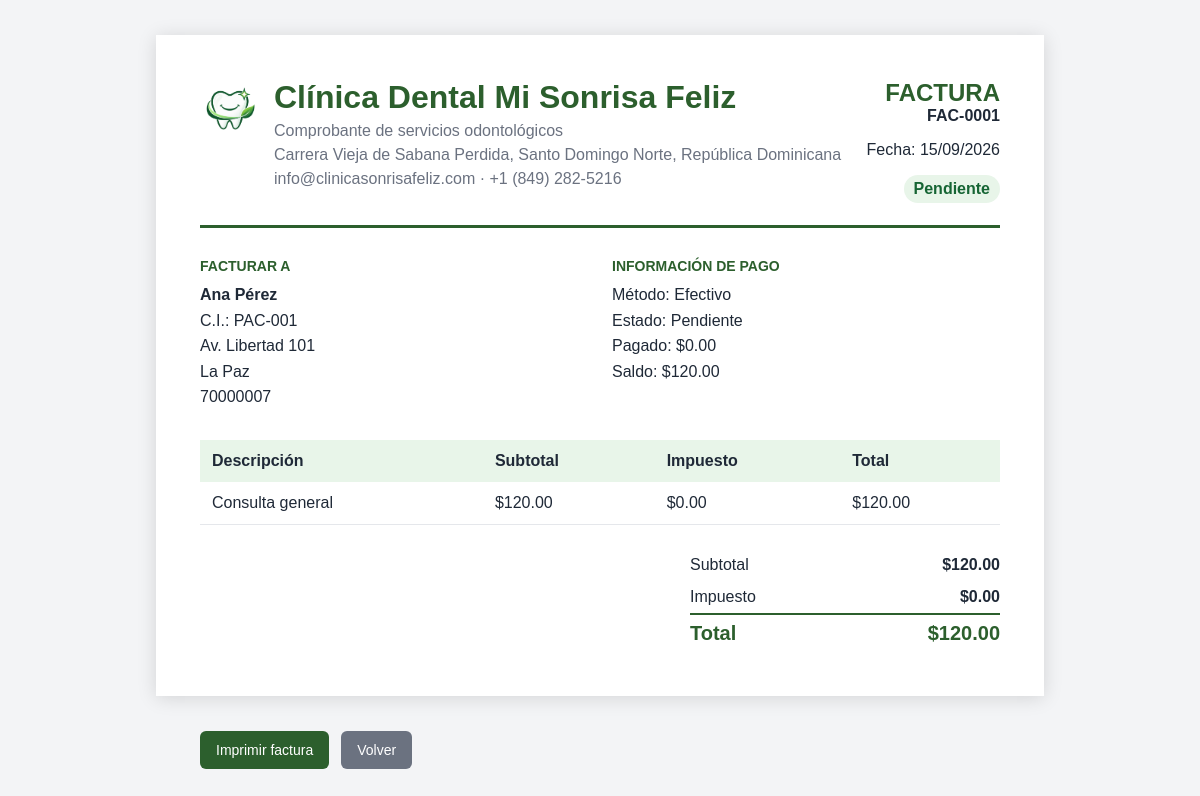
Screenshot of /pages/factura_imprimir.php?id=1 (signed in) with the database file from the repository.
### tables this page shows
CREATE TABLE IF NOT EXISTS facturacion (
 id_factura INT AUTO_INCREMENT PRIMARY KEY, id_paciente INT NOT NULL, id_consulta INT NULL,
 numero_factura VARCHAR(50) NOT NULL UNIQUE, fecha_factura DATE NOT NULL,
 descripcion_servicios TEXT NOT NULL, subtotal DECIMAL(10,2) NOT NULL, impuesto DECIMAL(10,2) NOT NULL DEFAULT 0,
 total DECIMAL(10,2) NOT NULL, metodo_pago ENUM('efectivo','tarjeta','transferencia','cheque') DEFAULT 'efectivo',
 estado_factura ENUM('pagada','pendiente','anulada') DEFAULT 'pendiente', notas TEXT,
 CONSTRAINT fk_factura_paciente FOREIGN KEY(id_paciente) REFERENCES pacientes(id_paciente),
 CONSTRAINT fk_factura_consulta FOREIGN KEY(id_consulta) REFERENCES consultas(id_consulta) ON DELETE SET NULL
);

CREATE TABLE IF NOT EXISTS pacientes (
 id_paciente INT AUTO_INCREMENT PRIMARY KEY, id_usuario INT UNIQUE,
 nombre VARCHAR(100) NOT NULL DEFAULT '', apellido VARCHAR(100) NOT NULL DEFAULT '', fecha_nacimiento DATE NOT NULL DEFAULT '1900-01-01',
 sexo ENUM('masculino','femenino','otro','prefiere_no_decir') NOT NULL DEFAULT 'prefiere_no_decir',
 genero ENUM('masculino','femenino','otro') NULL,
 cedula VARCHAR(25) UNIQUE, telefono VARCHAR(25), email VARCHAR(120), direccion VARCHAR(255),
 ciudad VARCHAR(100), codigo_postal VARCHAR(15), estado_civil ENUM('soltero','casado','divorciado','viudo') NULL, tipo_sangre VARCHAR(5), alergias TEXT,
 enfermedades_cronicas TEXT, contacto_emergencia VARCHAR(150), telefono_emergencia VARCHAR(25),
 observaciones TEXT, estado ENUM('activo','inactivo') DEFAULT 'activo',
 fecha_creacion TIMESTAMP DEFAULT CURRENT_TIMESTAMP, fecha_actualizacion TIMESTAMP DEFAULT CURRENT_TIMESTAMP ON UPDATE CURRENT_TIMESTAMP,
 CONSTRAINT fk_paciente_usuario FOREIGN KEY(id_usuario) REFERENCES usuarios(id_usuario) ON DELETE SET NULL
);

### config/config.php (called while the page is built, shortened)
<?php
function displayText($value): string {
    $text = (string) ($value ?? '');
    return htmlspecialchars($text, ENT_QUOTES | ENT_SUBSTITUTE, 'UTF-8');
}
?>

### config/database.php (called while the page is built, shortened)
<?php
function executeQuery($sql, $params = []) {
    $conn = $GLOBALS['db_connection'];
    if (!empty($params)) {
        $stmt = $conn->prepare($sql);
        $types = '';
        foreach ($params as $param) {
            if (is_int($param)) {
                $types .= 'i';
            } elseif (is_float($param)) {
                $types .= 'd';
            } else {
                $types .= 's';
            }
        }
        $stmt->bind_param($types, ...$params);
        if (!$stmt->execute()) {
            throw new Exception("Execute failed: " . $stmt->error);
        }
        return $stmt;
    } else {
        $result = $conn->query($sql);
        if (!$result) {
            throw new Exception("Query failed: " . $conn->error);
        }
        return $result;
    }
}
function getRecord($sql, $params = []) {
    try {
        $result = executeQuery($sql, $params);
        if ($result instanceof mysqli_stmt) {
            $result = $result->get_result();
        }
        return $result->fetch_assoc();
    } catch (Exception $e) {
        error_log("Database Error: " . $e->getMessage());
        return null;
    }
}
?>

### pages/factura_imprimir.php (the view, shortened to what this page needs)
<?php
require_once __DIR__ . '/../config/database.php';
require_once __DIR__ . '/../config/config.php';
$invoiceId = isset($_GET['id']) ? (int)$_GET['id'] : 0;
$where = 'f.id_factura = ?'; $params = [$invoiceId];
$invoice = getRecord("SELECT f.*, p.nombre paciente_nombre, p.apellido paciente_apellido, p.cedula paciente_cedula,
    p.direccion, p.ciudad, p.telefono, COALESCE(SUM(h.monto_pago), 0) total_pagado
    FROM facturacion f JOIN pacientes p ON p.id_paciente=f.id_paciente
    LEFT JOIN historial_facturacion h ON h.id_factura=f.id_factura AND h.estado_pago='confirmado'
    WHERE $where GROUP BY f.id_factura", $params);
$amountDue = max(0, (float)$invoice['total'] - (float)$invoice['total_pagado']);
function invoiceValue($value) { return displayText($value ?? '—'); }
?>
<!doctype html><html lang="es"><head><meta charset="UTF-8"><meta name="viewport" content="width=device-width,initial-scale=1.0"><title>Factura <?=invoiceValue($invoice['numero_factura'])?></title>
</head><body>
<main class="invoice"><header class="head"><div class="brand"><img class="brand-logo" src="<?= ASSETS_URL ?>/images/logo-mi-sonrisa-feliz.png?v=<?= filemtime(BASE_PATH . 'assets/images/logo-mi-sonrisa-feliz.png') ?>" alt="Logo de Mi Sonrisa Feliz"><div><h1>Clínica Dental Mi Sonrisa Feliz</h1><p>Comprobante de servicios odontológicos</p><p><?=invoiceValue(CLINIC_ADDRESS)?></p><p><?=invoiceValue(CLINIC_EMAIL)?> · <?=invoiceValue(CLINIC_PHONE)?></p></div></div><div class="number"><h2>FACTURA</h2><strong><?=invoiceValue($invoice['numero_factura'])?></strong><p>Fecha: <?=date('d/m/Y', strtotime($invoice['fecha_factura']))?></p><span class="status"><?=invoiceValue(ucfirst($invoice['estado_factura']))?></span></div></header>
<section class="details"><div><h3>Facturar a</h3><p><strong><?=invoiceValue($invoice['paciente_nombre'].' '.$invoice['paciente_apellido'])?></strong><br>C.I.: <?=invoiceValue($invoice['paciente_cedula'])?><br><?=invoiceValue($invoice['direccion'])?><br><?=invoiceValue($invoice['ciudad'])?><br><?=invoiceValue($invoice['telefono'])?></p></div><div><h3>Información de pago</h3><p>Método: <?=invoiceValue(ucfirst($invoice['metodo_pago']))?><br>Estado: <?=invoiceValue(ucfirst($invoice['estado_factura']))?><br>Pagado: $<?=number_format((float)$invoice['total_pagado'], 2)?><br>Saldo: $<?=number_format($amountDue, 2)?></p></div></section>
<table class="table"><thead><tr><th>Descripción</th><th>Subtotal</th><th>Impuesto</th><th>Total</th></tr></thead><tbody><tr><td><?=nl2br(invoiceValue($invoice['descripcion_servicios']))?></td><td>$<?=number_format((float)$invoice['subtotal'],2)?></td><td>$<?=number_format((float)$invoice['impuesto'],2)?></td><td>$<?=number_format((float)$invoice['total'],2)?></td></tr></tbody></table>
<section class="totals"><div><span>Subtotal</span><strong>$<?=number_format((float)$invoice['subtotal'],2)?></strong></div><div><span>Impuesto</span><strong>$<?=number_format((float)$invoice['impuesto'],2)?></strong></div><div class="grand"><span>Total</span><span>$<?=number_format((float)$invoice['total'],2)?></span></div></section><?php if($invoice['notas']):?><p><strong>Notas:</strong> <?=invoiceValue($invoice['notas'])?></p><?php endif;?></main>
<div class="actions"><button class="btn" onclick="window.print()">Imprimir factura</button><button class="btn secondary" onclick="history.back()">Volver</button></div>
</body></html>

### pages/factura_imprimir.php (style rules this page uses)
body { font-family:Arial,sans-serif;color:#1f2937;background:#f3f4f6;margin:0 }
.invoice { max-width:800px;margin:35px auto;background:#fff;padding:44px;box-shadow:0 2px 18px #0002 }
.head { display:flex;justify-content:space-between;border-bottom:3px solid #2c5f2d;padding-bottom:22px }
.brand { display:flex;align-items:flex-start;gap:14px }
.brand-logo { width:60px;height:60px;object-fit:contain;flex:0 0 auto }
.brand h1 { color:#2c5f2d;margin:0 }
.brand p { color:#6b7280;margin:6px 0 }
.number { text-align:right }
.number h2 { margin:0;color:#2c5f2d }
.details { display:grid;grid-template-columns:1fr 1fr;gap:24px;margin:30px 0 }
.details h3 { font-size:14px;text-transform:uppercase;color:#2c5f2d;margin:0 0 8px }
.details p { line-height:1.6;margin:0 }
.table { width:100%;border-collapse:collapse;margin-top:20px }
.table th { background:#e8f5e9;text-align:left;padding:12px }
.table td { padding:12px;border-bottom:1px solid #e5e7eb }
.totals { margin:24px 0 0 auto;width:310px }
.totals div { display:flex;justify-content:space-between;padding:7px 0 }
.totals .grand { font-size:20px;font-weight:bold;color:#2c5f2d;border-top:2px solid #2c5f2d }
.status { display:inline-block;padding:5px 10px;border-radius:20px;background:#e8f5e9;color:#166534;font-weight:bold }
.actions { max-width:800px;margin:0 auto 35px;display:flex;gap:12px }
.btn { padding:11px 16px;border:0;border-radius:6px;cursor:pointer;background:#2c5f2d;color:#fff;font-size:14px }
.btn.secondary { background:#6b7280 }

### rows the page displays
facturacion: numero_factura "FAC-0001", fecha_factura "15/09/2026", estado_factura "Pendiente", id_paciente.apellido "Ana Pérez", id_paciente.cedula "PAC-001", id_paciente.direccion "Av. Libertad 101", id_paciente.ciudad "La Paz", id_paciente.telefono "70000007", metodo_pago "Efectivo", total "120.00", descripcion_servicios "Consulta general", subtotal "120.00", impuesto "0.00"

### other values shown
invoiceValue(CLINIC_ADDRESS) "Carrera Vieja de Sabana Perdida, Santo Domingo Norte, República Dominicana"
invoiceValue(CLINIC_EMAIL) "info@clinicasonrisafeliz.com"
invoiceValue(CLINIC_PHONE) "+1 (849) 282-5216"
$invoice['total_pagado'] "0.00"
